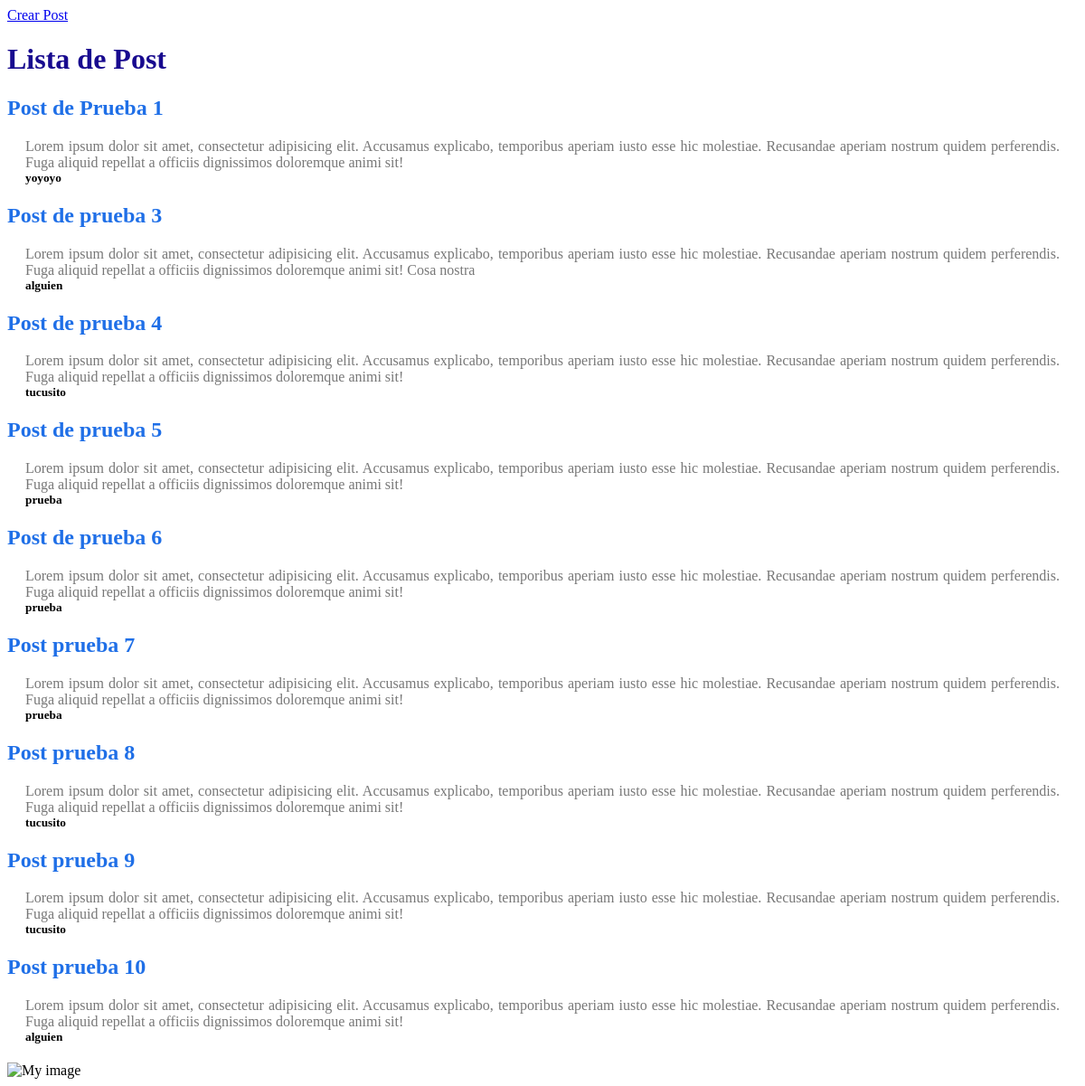
The app's page /posts/, older data.
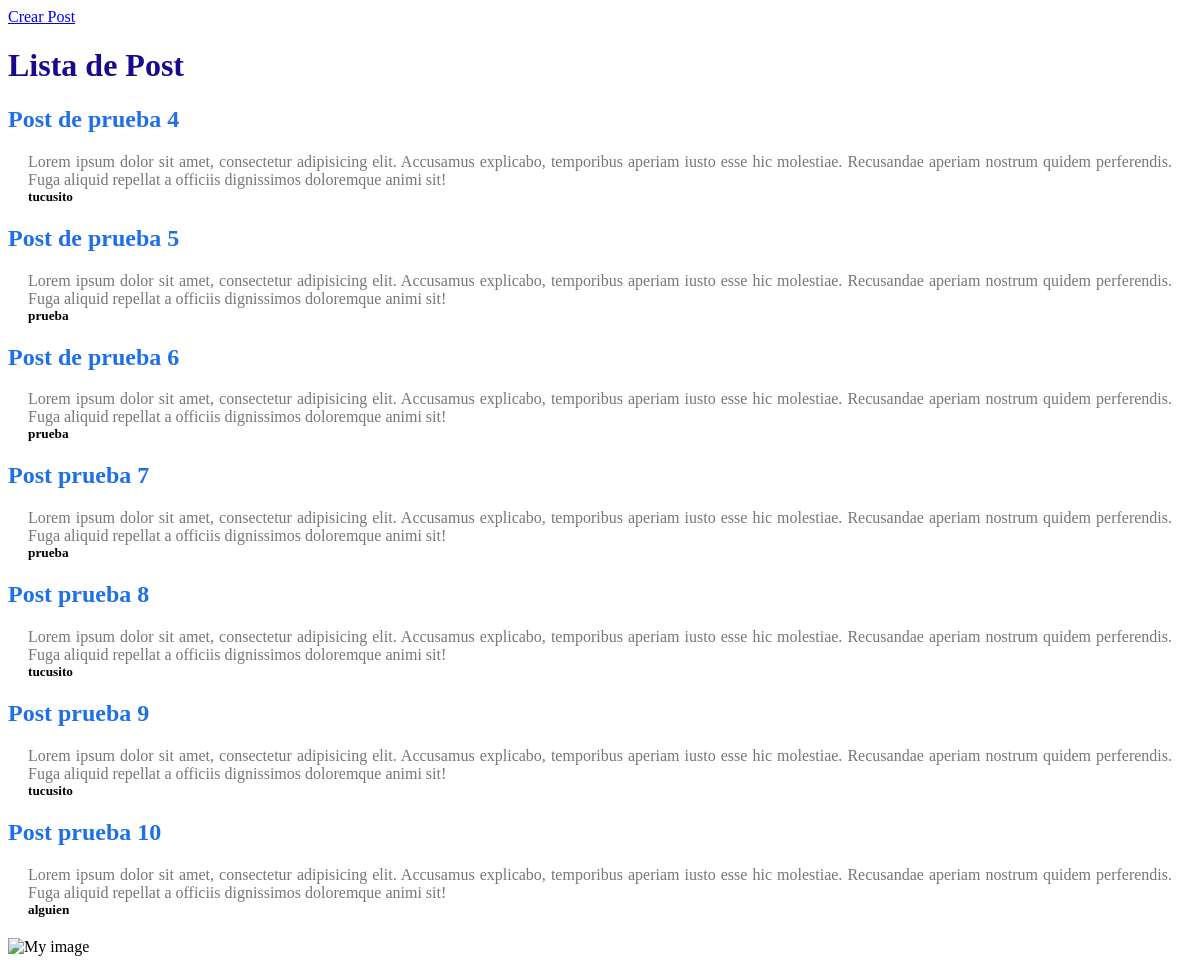
The same page, newer data.
### posts/models.py (models this page shows, shortened)
class Post(models.Model):
    title       = models.CharField("Titulo",max_length=120)
    content     = models.TextField("Contenido")
    updated     = models.DateTimeField("Fecha de Actualizacion",auto_now=True, auto_now_add=False)
    timestamp   = models.DateTimeField("Fecha de creacion",auto_now=False, auto_now_add=True)
    author      = models.CharField("Autor",max_length=120)
    def get_absolute_url(self):
    	return reverse("posts:detail", kwargs={"id":self.id})

### posts/views.py (the view)
# urls.py: path('', posts_list, name="list"),
def posts_list(request):
	template_name = 'post_list.html'
	queryset = Post.objects.all()
	context = {
		"title": "Lista de Post",
		"object_list": queryset,
	}
	return render(request, template_name, context)

### templates/post_list.html (shortened to what this page needs)
{% extends "base.html" %}
{% block content %}
	<a href="{% url 'posts:create' %}">Crear Post</a>
	<h1> {{ title }} </h1>
	{% for obj in object_list %}
	<h2>  <a href="{{ obj.get_absolute_url }}">  {{ obj.title }} </a> </h2>
	<p> {{ obj.content }} </p>
	<h5> {{ obj.author }} </h5>
	{% endfor %}
{% endblock %}

Row changes from the older to the newer data that the page shows:
removed Post: title "Post de Prueba 1", content "Lorem ipsum dolor sit amet, consectetur adipisicing elit. Accusamus explicabo, temporibus aperiam iusto esse hic molestiae. Recusandae aperiam nostrum quidem perferendis. Fuga aliquid repellat a officiis dignissimos doloremque animi sit!", author "yoyoyo"
removed Post: title "Post de prueba 3", content "Lorem ipsum dolor sit amet, consectetur adipisicing elit. Accusamus explicabo, temporibus aperiam iusto esse hic molestiae. Recusandae aperiam nostrum quidem perferendis. Fuga aliquid repellat a officiis dignissimos doloremque animi sit! Cosa nostra", author "alguien"
